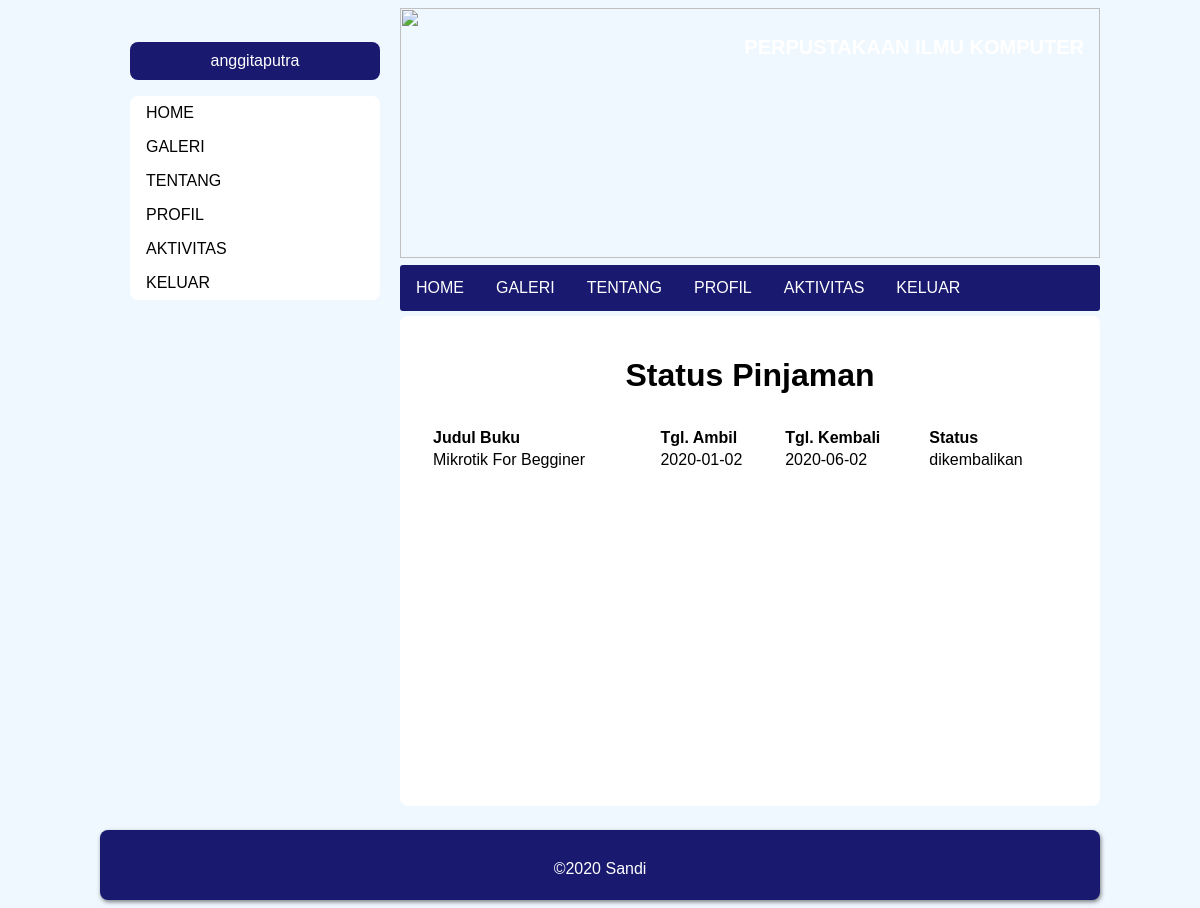
The page /pinjaman-user.php (signed in) on the database its author committed.
### tables this page shows
CREATE TABLE `pinjaman` (
  `id_pinjam` int(11) NOT NULL,
  `id_buku` int(11) NOT NULL,
  `id_user` int(11) NOT NULL,
  `tgl_ambil` date NOT NULL,
  `tgl_kembali` date NOT NULL,
  `status` enum('mohon','dipinjam','dikembalikan','batal') NOT NULL DEFAULT 'mohon'
);

CREATE TABLE `buku` (
  `id_buku` int(11) NOT NULL,
  `judul` varchar(100) NOT NULL,
  `tahun` int(11) NOT NULL,
  `penulis` varchar(100) NOT NULL,
  `ISBN` varchar(13) NOT NULL,
  `pic` varchar(100) NOT NULL,
  `kategori` varchar(32) NOT NULL,
  `rak` int(11) NOT NULL,
  `stok` int(11) NOT NULL
);

### db-con.php (called while the page is built, shortened)
<?php
class database{
	var $host = "localhost:3306";
	var $username = "root";
	var $password = "";
	var $database = "perpustakaan";
	function __construct(){
		$this->koneksi = mysqli_connect($this->host, $this->username, $this->password,$this->database);
	}
}
?>

### pinjaman-user.php (the view, shortened to what this page needs)
<!DOCTYPE html>
<html lang="en">
<head>
    <?php include "style.php"; ?>
    <link rel="stylesheet" href="css/kontak.css">
</head>
<?php
$id_user = $_SESSION['id'];
$query = "SELECT * FROM pinjaman INNER JOIN buku WHERE pinjaman.id_buku=buku.id_buku AND pinjaman.id_user=$id_user;"
?>
<body>
    <div id="main-content">
        <?php include 'header-sidebar.php';?>
        <div id="isi">
            <center>
                <h1 style="text-align: center;">Status Pinjaman</h1>
                <table style="text-align: left;padding:10px;width:100%;">
                    <tr>
                        <th>Judul Buku</th>
                        <th>Tgl. Ambil</th>
                        <th>Tgl. Kembali</th>
                        <th>Status</th>
                    </tr>
                    <?php
                    include_once("db-con.php");
                    $database = new database();
                    $result = mysqli_query($database->koneksi,$query);
                    while($pj = mysqli_fetch_assoc($result)){
                        echo "<tr>
                                <td>".$pj['judul']."</td>
                                <td>".$pj['tgl_ambil']."</td>
                                <td>".$pj['tgl_kembali']."</td>
                                <td>".$pj['status']."</td>
                            </tr>";
                    }
                    ?>
                </table>
            </center>
        </div>
        <div id="footer">
            <p>©2020 Sandi</p>
        </div>
    </div>
</body>
</html>

### css/user.css (style rules this page uses)
body { background-color: aliceblue; }
#footer { width: auto; height: 70px; background-color: #191970; border-radius: 8px; box-shadow: 1px 2px 4px rgba(0, 0, 0, .5); }
#footer p { color:white; padding: 30px ; text-align: center; }

### css/kontak.css (style rules this page uses)
* { font-family: sans-serif; }
#main-content { margin: 0 auto; width: 1000px; height: auto; }
#isi { margin-top: 8px; margin-bottom: 8px; padding: 20px; width: 660px; height: 450px; float: right; background: white; border-radius: 8px; }

### rows shown on the page
pinjaman: id_buku.judul "Mikrotik For Begginer", tgl_ambil "2020-01-02", tgl_kembali "2020-06-02", status "dikembalikan"

### other values the page prints
$_SESSION['nama'] "anggitaputra"
